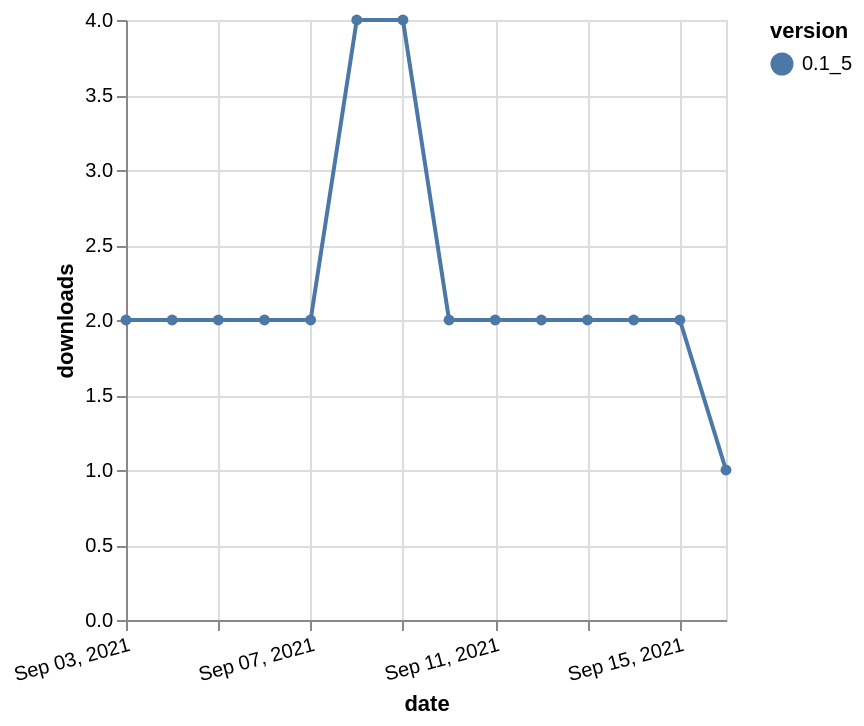

Write the Vega-Lite specification saved for this chart.
### Vega-Lite specification from a JSON file in a GitHub repository (floating-point values rounded to 4 significant figures)
{"$schema": "https://vega.github.io/schema/vega-lite/v5.json", "description": "A simple bar chart with embedded data.", "data": {"values": [{"date": "2021-09-03", "total": 3270, "delta": 2, "version": "0.1_5"}, {"date": "2021-09-04", "total": 3272, "delta": 2, "version": "0.1_5"}, {"date": "2021-09-05", "total": 3274, "delta": 2, "version": "0.1_5"}, {"date": "2021-09-06", "total": 3276, "delta": 2, "version": "0.1_5"}, {"date": "2021-09-07", "total": 3278, "delta": 2, "version": "0.1_5"}, {"date": "2021-09-08", "total": 3282, "delta": 4, "version": "0.1_5"}, {"date": "2021-09-09", "total": 3286, "delta": 4, "version": "0.1_5"}, {"date": "2021-09-10", "total": 3288, "delta": 2, "version": "0.1_5"}, {"date": "2021-09-11", "total": 3290, "delta": 2, "version": "0.1_5"}, {"date": "2021-09-12", "total": 3292, "delta": 2, "version": "0.1_5"}, {"date": "2021-09-13", "total": 3294, "delta": 2, "version": "0.1_5"}, {"date": "2021-09-14", "total": 3296, "delta": 2, "version": "0.1_5"}, {"date": "2021-09-15", "total": 3298, "delta": 2, "version": "0.1_5"}, {"date": "2021-09-16", "total": 3299, "delta": 1, "version": "0.1_5"}]}, "width": "container", "mark": {"type": "line", "point": {"filled": true}}, "encoding": {"x": {"field": "date", "type": "temporal", "timeUnit": "yearmonthdate", "title": "date", "axis": {"labelAngle": -15}}, "y": {"field": "delta", "type": "quantitative", "title": "downloads"}, "color": {"field": "version", "type": "nominal"}, "tooltip": {"field": "delta"}}}
